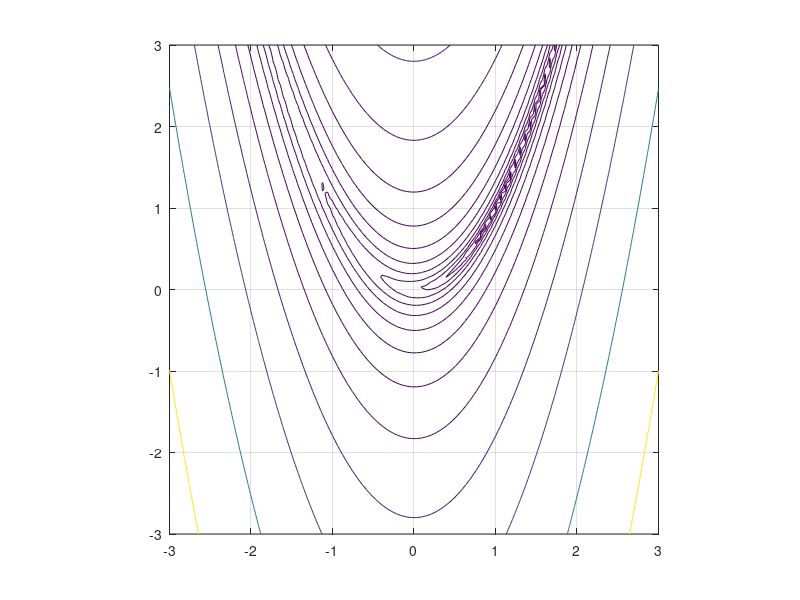

The MATLAB script that drew this image:
xx=linspace(-3,3,100);yy=xx;[xx,yy]=meshgrid(xx,yy);
f = 100.*(yy-xx.^2).^2 + (1-xx).^2;
v=logspace(-3,4,20);
contour(xx,yy,f,v);axis('equal');hold on;
contour(xx,yy,f,-v);axis('equal');hold on;grid on;hold off;
